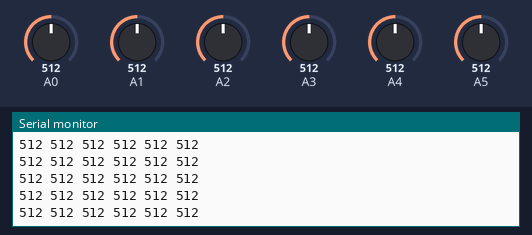
A sketch run on a simulated Arduino Uno, built with avr-gcc and run on an emulated ATmega328P. Parts: the last lines printed to the serial monitor. The inputs (shaded band) are chosen by the test bench; at power-on: A0 = 512, A3 = 512, A1 = 512, A2 = 512, A4 = 512, A5 = 512.

Above: at 1.2 s.
1.3 s: A0 set to 108
At 2.3 s:
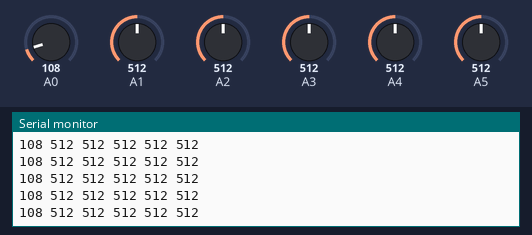
4.3 s: A0 set to 89
At 5.3 s:
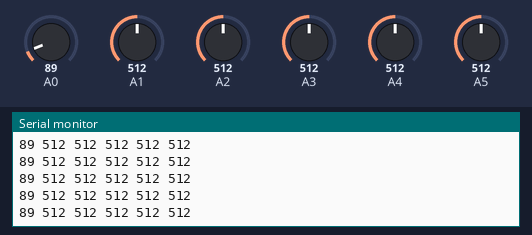
5.8 s: A3 set to 105
At 6.6 s:
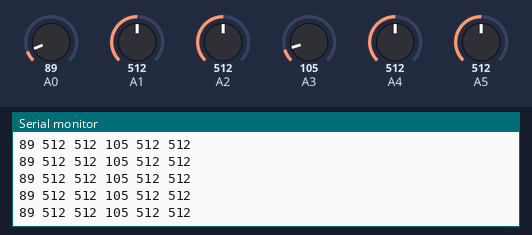
8.8 s: A3 set to 91
At 9.9 s:
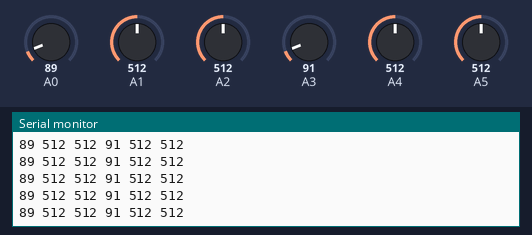
10.3 s: A1 set to 105
At 10.9 s:
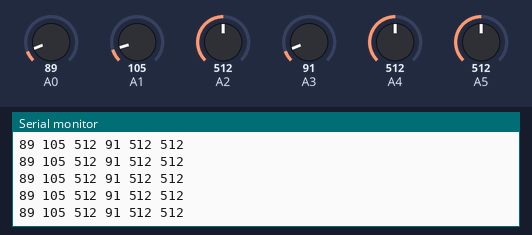
11.8 s: A1 set to 88
At 12.5 s:
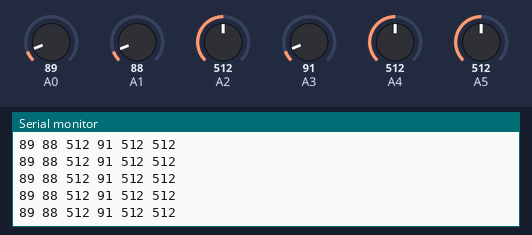
Timing chart, 0 to 14.3 s (numbered marks = the images above; inputs shaded):
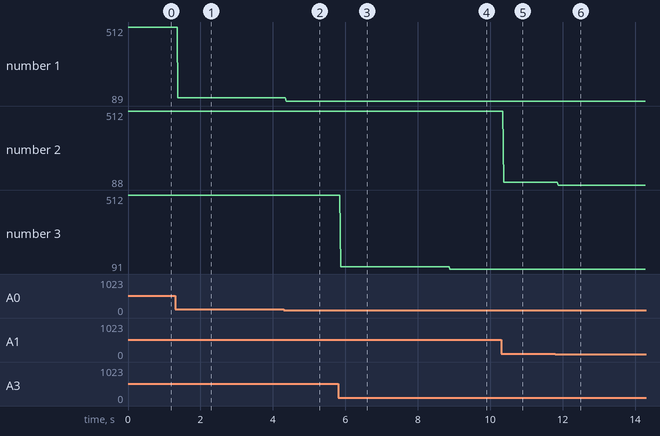

Measured:
- after the input at 1.3 s, the serial monitor: prints a new line after 0.08 s (image 1)
- after the input at 4.3 s, the serial monitor: prints a new line after 0.07 s (image 2)
- after the input at 5.8 s, the serial monitor: prints a new line after 0.07 s (image 3)
- after the input at 8.8 s, the serial monitor: prints a new line after 0.09 s (image 4)
- after the input at 10.3 s, the serial monitor: prints a new line after 0.07 s (image 5)
- after the input at 11.8 s, the serial monitor: prints a new line after 0.08 s (image 6)
- plotted number 1: 512 → 108 after the input at 1.3 s, 108 → 89 after the input at 4.3 s
- plotted number 2: 105 → 88 after the input at 11.8 s

The sketch:

readAccelData.ino
```cpp
void setup() {
  Serial.begin(9600);
}

void loop() {
  int r0 = analogRead(A0);
  int r1 = analogRead(A1);
  int r2 = analogRead(A2);
  int r3 = analogRead(A3);
  int r4 = analogRead(A4);
  int r5 = analogRead(A5);
  Serial.println((String)r0 + " " + (String)r1 + " " + (String)r2 + " " + (String)r3 + " " + (String)r4 + " " + (String)r5);
}
```
